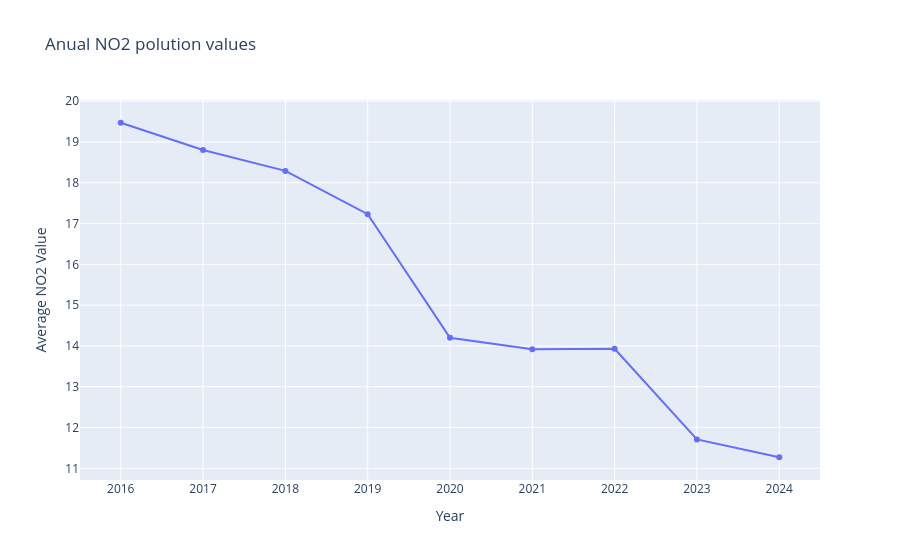
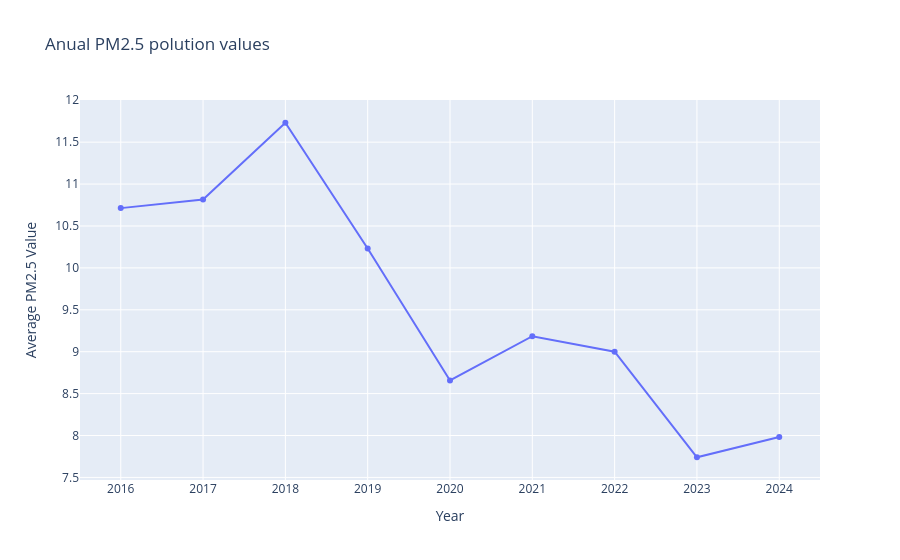
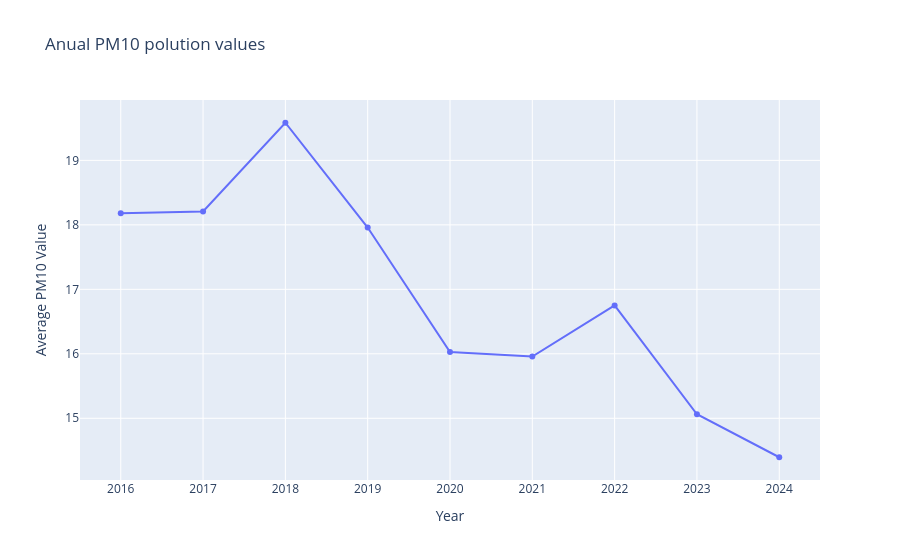

Notebook cell for these charts, in order:
### Code cell
#linechart avg NO2 polution value from 2016-2014
figavgNO2 = px.line(dfNO2meanraw, x="Year", y="Average NO2 Value", markers=True, title="Anual NO2 polution values")
figavgNO2.show()

#linechart avg PM2.5 polution value from 2016-2014
figavgPM25 = px.line(dfPM25meanraw, x="Year", y="Average PM2.5 Value", markers=True, title="Anual PM2.5 polution values")
figavgPM25.show()

#linechart avg PM10 polution value from 2016-2014
figavgPM10 = px.line(dfPM10meanraw, x="Year", y="Average PM10 Value", markers=True, title="Anual PM10 polution values")
figavgPM10.show()

### Figure 1 — Plotly figure (JSON) as saved in the notebook; plotly's stock layout.template omitted (floating-point values rounded to 4 significant figures)
{"data": [{"hovertemplate": "Year=%{x}<br>Average NO2 Value=%{y}<extra></extra>", "legendgroup": "", "line": {"color": "#636efa", "dash": "solid"}, "marker": {"symbol": "circle"}, "mode": "lines+markers", "name": "", "orientation": "v", "showlegend": false, "type": "scatter", "x": [2016, 2017, 2018, 2019, 2020, 2021, 2022, 2023, 2024], "xaxis": "x", "y": [19.47, 18.81, 18.29, 17.23, 14.2, 13.92, 13.93, 11.71, 11.27], "yaxis": "y"}], "layout": {"legend": {"tracegroupgap": 0}, "title": {"text": "Anual NO2 polution values"}, "xaxis": {"anchor": "y", "domain": [0, 1], "title": {"text": "Year"}}, "yaxis": {"anchor": "x", "domain": [0, 1], "title": {"text": "Average NO2 Value"}}}}

### Figure 2 — Plotly figure (JSON) as saved in the notebook; plotly's stock layout.template omitted (floating-point values rounded to 4 significant figures)
{"data": [{"hovertemplate": "Year=%{x}<br>Average PM2.5 Value=%{y}<extra></extra>", "legendgroup": "", "line": {"color": "#636efa", "dash": "solid"}, "marker": {"symbol": "circle"}, "mode": "lines+markers", "name": "", "orientation": "v", "showlegend": false, "type": "scatter", "x": [2016, 2017, 2018, 2019, 2020, 2021, 2022, 2023, 2024], "xaxis": "x", "y": [10.71, 10.81, 11.73, 10.23, 8.657, 9.185, 9, 7.741, 7.983], "yaxis": "y"}], "layout": {"legend": {"tracegroupgap": 0}, "title": {"text": "Anual PM2.5 polution values"}, "xaxis": {"anchor": "y", "domain": [0, 1], "title": {"text": "Year"}}, "yaxis": {"anchor": "x", "domain": [0, 1], "title": {"text": "Average PM2.5 Value"}}}}

### Figure 3 — Plotly figure (JSON) as saved in the notebook; plotly's stock layout.template omitted (floating-point values rounded to 4 significant figures)
{"data": [{"hovertemplate": "Year=%{x}<br>Average PM10 Value=%{y}<extra></extra>", "legendgroup": "", "line": {"color": "#636efa", "dash": "solid"}, "marker": {"symbol": "circle"}, "mode": "lines+markers", "name": "", "orientation": "v", "showlegend": false, "type": "scatter", "x": [2016, 2017, 2018, 2019, 2020, 2021, 2022, 2023, 2024], "xaxis": "x", "y": [18.18, 18.21, 19.58, 17.96, 16.03, 15.96, 16.75, 15.06, 14.4], "yaxis": "y"}], "layout": {"legend": {"tracegroupgap": 0}, "title": {"text": "Anual PM10 polution values"}, "xaxis": {"anchor": "y", "domain": [0, 1], "title": {"text": "Year"}}, "yaxis": {"anchor": "x", "domain": [0, 1], "title": {"text": "Average PM10 Value"}}}}
